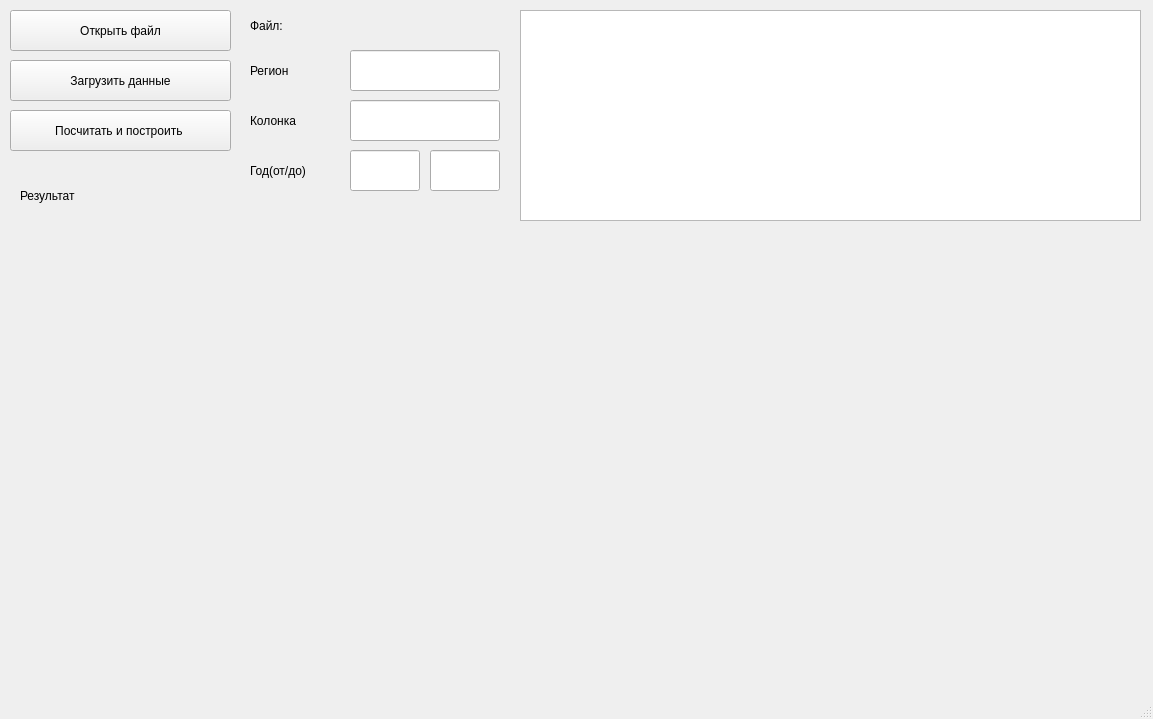
<?xml version="1.0" encoding="UTF-8"?>
<ui version="4.0">
 <class>MainWindow</class>
 <widget class="QMainWindow" name="MainWindow">
  <property name="geometry">
   <rect>
    <x>0</x>
    <y>0</y>
    <width>1153</width>
    <height>719</height>
   </rect>
  </property>
  <property name="sizePolicy">
   <sizepolicy hsizetype="Maximum" vsizetype="Maximum">
    <horstretch>0</horstretch>
    <verstretch>0</verstretch>
   </sizepolicy>
  </property>
  <property name="windowTitle">
   <string>MainWindow</string>
  </property>
  <widget class="QWidget" name="centralwidget">
   <widget class="QTableWidget" name="tableWidget">
    <property name="geometry">
     <rect>
      <x>520</x>
      <y>10</y>
      <width>621</width>
      <height>211</height>
     </rect>
    </property>
   </widget>
   <widget class="QPushButton" name="OpenButton">
    <property name="geometry">
     <rect>
      <x>10</x>
      <y>60</y>
      <width>221</width>
      <height>41</height>
     </rect>
    </property>
    <property name="text">
     <string>Загрузить данные</string>
    </property>
   </widget>
   <widget class="QPushButton" name="CalculateButton">
    <property name="geometry">
     <rect>
      <x>10</x>
      <y>110</y>
      <width>221</width>
      <height>41</height>
     </rect>
    </property>
    <property name="text">
     <string>Посчитать и построить </string>
    </property>
   </widget>
   <widget class="QLabel" name="FilePathLabel">
    <property name="geometry">
     <rect>
      <x>300</x>
      <y>10</y>
      <width>201</width>
      <height>31</height>
     </rect>
    </property>
    <property name="text">
     <string/>
    </property>
   </widget>
   <widget class="QLabel" name="Label">
    <property name="geometry">
     <rect>
      <x>20</x>
      <y>180</y>
      <width>111</width>
      <height>31</height>
     </rect>
    </property>
    <property name="text">
     <string>Результат</string>
    </property>
   </widget>
   <widget class="QLabel" name="labelRegion">
    <property name="geometry">
     <rect>
      <x>250</x>
      <y>50</y>
      <width>91</width>
      <height>41</height>
     </rect>
    </property>
    <property name="text">
     <string>Регион</string>
    </property>
   </widget>
   <widget class="QLineEdit" name="lineEditRegion">
    <property name="geometry">
     <rect>
      <x>350</x>
      <y>50</y>
      <width>150</width>
      <height>41</height>
     </rect>
    </property>
   </widget>
   <widget class="QLabel" name="labelLine">
    <property name="geometry">
     <rect>
      <x>250</x>
      <y>100</y>
      <width>91</width>
      <height>41</height>
     </rect>
    </property>
    <property name="text">
     <string>Колонка</string>
    </property>
   </widget>
   <widget class="QLineEdit" name="lineEditLine">
    <property name="geometry">
     <rect>
      <x>350</x>
      <y>100</y>
      <width>150</width>
      <height>41</height>
     </rect>
    </property>
   </widget>
   <widget class="QLabel" name="labelFile">
    <property name="geometry">
     <rect>
      <x>250</x>
      <y>10</y>
      <width>91</width>
      <height>31</height>
     </rect>
    </property>
    <property name="layoutDirection">
     <enum>Qt::LeftToRight</enum>
    </property>
    <property name="text">
     <string>Файл:</string>
    </property>
    <property name="textFormat">
     <enum>Qt::MarkdownText</enum>
    </property>
    <property name="alignment">
     <set>Qt::AlignLeading|Qt::AlignLeft|Qt::AlignVCenter</set>
    </property>
   </widget>
   <widget class="QPushButton" name="LoadButton">
    <property name="geometry">
     <rect>
      <x>10</x>
      <y>10</y>
      <width>221</width>
      <height>41</height>
     </rect>
    </property>
    <property name="text">
     <string>Открыть файл</string>
    </property>
   </widget>
   <widget class="QLabel" name="ResultLabelMax">
    <property name="geometry">
     <rect>
      <x>140</x>
      <y>180</y>
      <width>101</width>
      <height>31</height>
     </rect>
    </property>
    <property name="layoutDirection">
     <enum>Qt::LeftToRight</enum>
    </property>
    <property name="text">
     <string/>
    </property>
    <property name="alignment">
     <set>Qt::AlignCenter</set>
    </property>
   </widget>
   <widget class="QLabel" name="ResultLabelMid">
    <property name="geometry">
     <rect>
      <x>270</x>
      <y>180</y>
      <width>111</width>
      <height>31</height>
     </rect>
    </property>
    <property name="layoutDirection">
     <enum>Qt::LeftToRight</enum>
    </property>
    <property name="text">
     <string/>
    </property>
    <property name="alignment">
     <set>Qt::AlignCenter</set>
    </property>
   </widget>
   <widget class="QLabel" name="ResultLabelMin">
    <property name="geometry">
     <rect>
      <x>420</x>
      <y>180</y>
      <width>91</width>
      <height>31</height>
     </rect>
    </property>
    <property name="layoutDirection">
     <enum>Qt::LeftToRight</enum>
    </property>
    <property name="text">
     <string/>
    </property>
    <property name="alignment">
     <set>Qt::AlignCenter</set>
    </property>
   </widget>
   <widget class="QLabel" name="label">
    <property name="geometry">
     <rect>
      <x>20</x>
      <y>240</y>
      <width>1100</width>
      <height>400</height>
     </rect>
    </property>
    <property name="sizePolicy">
     <sizepolicy hsizetype="Fixed" vsizetype="Ignored">
      <horstretch>2</horstretch>
      <verstretch>0</verstretch>
     </sizepolicy>
    </property>
    <property name="minimumSize">
     <size>
      <width>700</width>
      <height>250</height>
     </size>
    </property>
    <property name="maximumSize">
     <size>
      <width>16777215</width>
      <height>16777214</height>
     </size>
    </property>
    <property name="text">
     <string/>
    </property>
   </widget>
   <widget class="QLineEdit" name="lineEditLineYearF">
    <property name="geometry">
     <rect>
      <x>350</x>
      <y>150</y>
      <width>70</width>
      <height>41</height>
     </rect>
    </property>
    <property name="text">
     <string/>
    </property>
   </widget>
   <widget class="QLabel" name="labelLine_2">
    <property name="geometry">
     <rect>
      <x>250</x>
      <y>150</y>
      <width>91</width>
      <height>41</height>
     </rect>
    </property>
    <property name="text">
     <string>Год(от/до)</string>
    </property>
   </widget>
   <widget class="QLineEdit" name="lineEditLineYearT">
    <property name="geometry">
     <rect>
      <x>430</x>
      <y>150</y>
      <width>70</width>
      <height>41</height>
     </rect>
    </property>
    <property name="text">
     <string/>
    </property>
   </widget>
  </widget>
  <widget class="QMenuBar" name="menubar">
   <property name="geometry">
    <rect>
     <x>0</x>
     <y>0</y>
     <width>1153</width>
     <height>22</height>
    </rect>
   </property>
  </widget>
  <widget class="QStatusBar" name="statusbar"/>
 </widget>
 <resources/>
 <connections/>
</ui>
